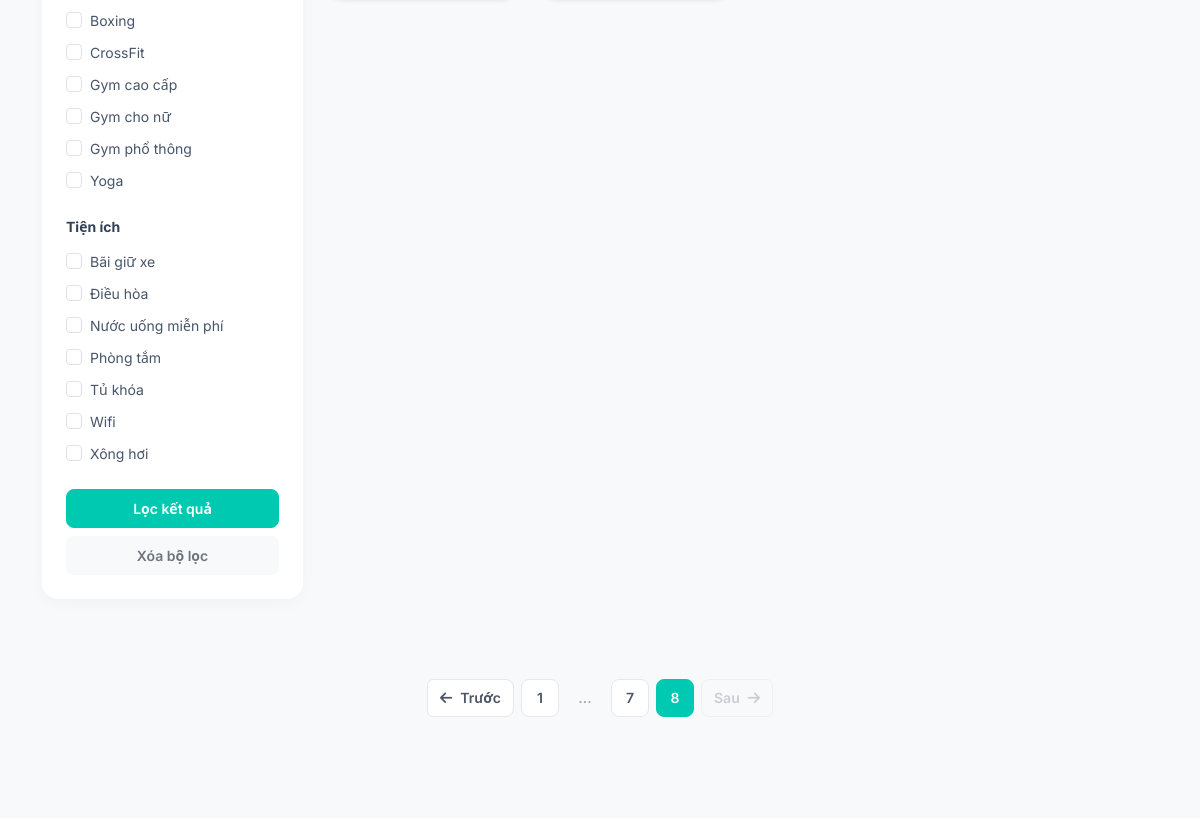
The page /pages/gyms/search.php?page=8 (middle part) on the database as committed earlier.
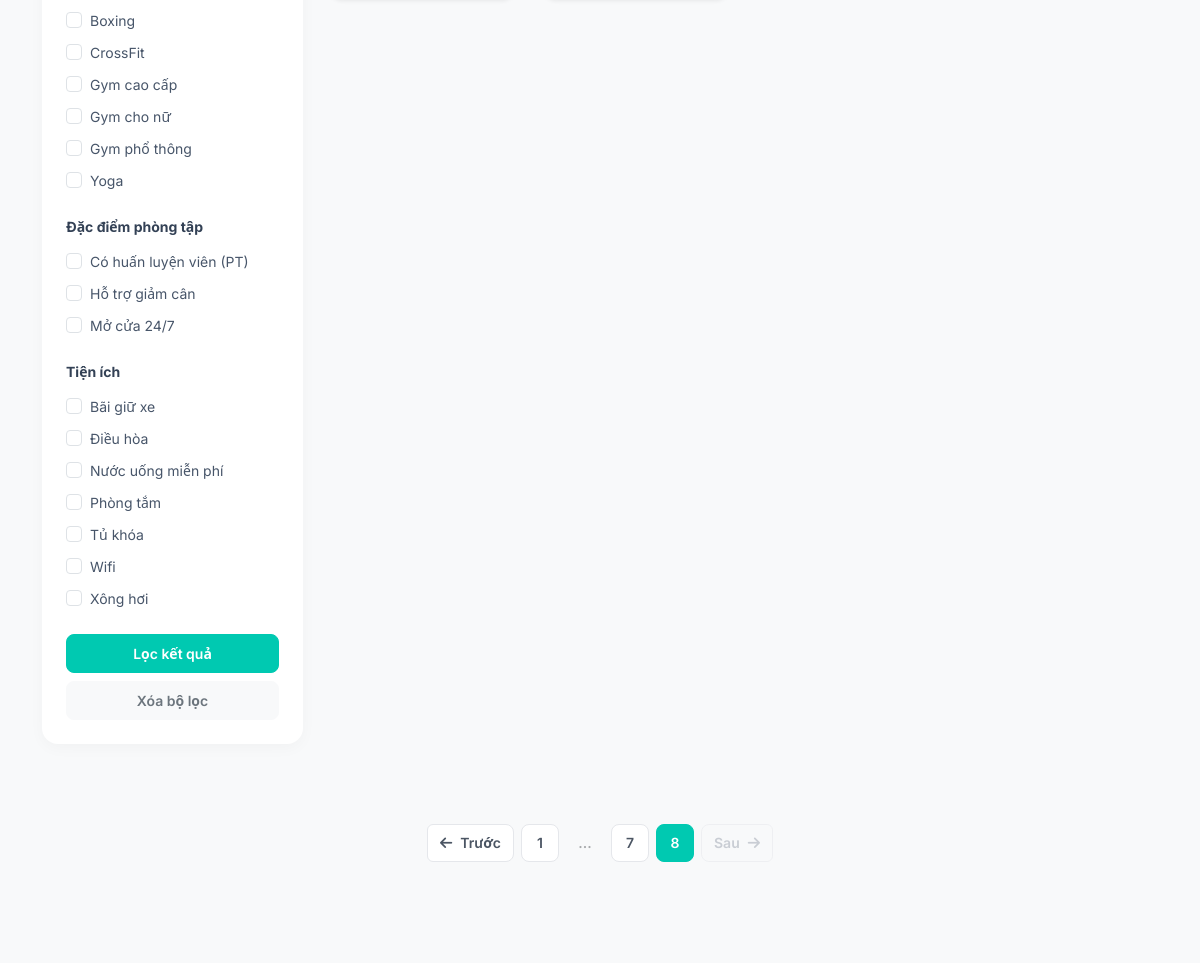
The same page on the database as committed later.
### tables this page shows
CREATE TABLE categories (
  id          INT UNSIGNED NOT NULL AUTO_INCREMENT,
  name        VARCHAR(100) NOT NULL,
  slug        VARCHAR(120) NOT NULL,
  description TEXT         NULL,
  is_active   TINYINT(1)   NOT NULL DEFAULT 1,
  created_at  DATETIME     NOT NULL DEFAULT CURRENT_TIMESTAMP,
  updated_at  DATETIME     NOT NULL DEFAULT CURRENT_TIMESTAMP ON UPDATE CURRENT_TIMESTAMP,

  PRIMARY KEY (id),
  UNIQUE KEY uq_categories_name (name),
  UNIQUE KEY uq_categories_slug (slug),

  CONSTRAINT chk_categories_active CHECK (is_active IN (0, 1))
);

CREATE TABLE amenities (
  id   INT UNSIGNED NOT NULL AUTO_INCREMENT,
  name VARCHAR(100) NOT NULL,
  slug VARCHAR(120) NOT NULL,
  icon VARCHAR(100) NULL,

  PRIMARY KEY (id),
  UNIQUE KEY uq_amenities_name (name),
  UNIQUE KEY uq_amenities_slug (slug)
);

CREATE TABLE features (
  id   INT UNSIGNED NOT NULL AUTO_INCREMENT,
  name VARCHAR(100) NOT NULL,
  slug VARCHAR(120) NOT NULL,

  PRIMARY KEY (id),
  UNIQUE KEY uq_features_name (name),
  UNIQUE KEY uq_features_slug (slug)
);

### backend/internationalization.php (called while the page is built, shortened)
<?php
function gf_lang(): string
{
    $lang = (string) ($_SESSION['gf_lang'] ?? $_COOKIE['gf_lang'] ?? 'vi');
    return $lang === 'en' ? 'en' : 'vi';
}
function gf_t(string $vi, ?string $en = null): string
{
    if (gf_lang() !== 'en') {
        return $vi;
    }
    return gf_place_phrase(gf_internationalization_pattern($vi));
}

### backend/db.php (called while the page is built, shortened)
<?php
function gf_pdo(): PDO
{
    return $GLOBALS['GF_PDO'];
}

### backend/repositories/common_repository.php (called while the page is built, shortened)
<?php
function gf_gym_public_where(string $alias = 'g'): string
{
    return "$alias.status = 'active'";
}
function gf_list_categories(bool $activeOnly = true): array
{
    $sql = 'SELECT * FROM categories';
    if ($activeOnly) {
        $sql .= ' WHERE is_active = 1';
    }
    return gf_pdo()->query($sql . ' ORDER BY name')->fetchAll();
}
function gf_list_amenities(): array
{
    return gf_pdo()->query('SELECT * FROM amenities ORDER BY name')->fetchAll();
}
function gf_list_features(): array
{
    try {
        return gf_pdo()->query('SELECT * FROM features ORDER BY name')->fetchAll();
    } catch (Throwable $e) {
        return [];
    }
}

### backend/helpers.php (called while the page is built, shortened)
<?php
function gf_url(string $path = ''): string
{
    $prefix = $GLOBALS['GF_PREFIX'] ?? '';
    return $prefix . ltrim($path, '/');
}
function gf_h(?string $s): string
{
    $text = (string) $s;
    if (function_exists('gf_t')) {
        $text = gf_t($text);
    }
    return htmlspecialchars($text, ENT_QUOTES | ENT_SUBSTITUTE, 'UTF-8');
}
function gf_resolve_image_url(?string $url): ?string
{
    if ($url === null) {
        return null;
    }
    $url = trim($url);
    if (preg_match('#^https?://#i', $url)) {
        return filter_var($url, FILTER_VALIDATE_URL) ? $url : null;
    }
    if (!preg_match('#^/?uploads/([A-Za-z0-9._-]+\.(?:jpg|jpeg|png|webp))$#i', $url, $m)) {
        return null;
    }
    $filename = $m[1];
    return gf_url('uploads/' . $filename);
}

### backend/repositories/gym_repository.php (called while the page is built, shortened)
<?php
function gf_attach_gym_extras(array $gym): array
{
    $id = (int) $gym['id'];
    $st = gf_pdo()->prepare('SELECT c.* FROM categories c JOIN gym_categories gc ON gc.category_id = c.id WHERE gc.gym_id = ?');
    $st->execute([$id]);
    $gym['categories'] = $st->fetchAll();
    $st = gf_pdo()->prepare('SELECT a.* FROM amenities a JOIN gym_amenities ga ON ga.amenity_id = a.id WHERE ga.gym_id = ?');
    $st->execute([$id]);
    $gym['amenities'] = $st->fetchAll();
    try {
        $st = gf_pdo()->prepare('SELECT f.* FROM features f JOIN gym_features gf ON gf.feature_id = f.id WHERE gf.gym_id = ? ORDER BY f.name');
        $st->execute([$id]);
        $gym['features'] = $st->fetchAll();
    } catch (Throwable $e) {
        $gym['features'] = [];
    }
    $st = gf_pdo()->prepare('SELECT * FROM gym_images WHERE gym_id = ? ORDER BY sort_order');
    $st->execute([$id]);
    $gym['images'] = $st->fetchAll();
    $gym['cover']       = gf_cover_image($gym['cover_image_url'] ?? null, $id);
    $gym['price_label'] = gf_format_price((int) $gym['price_min'], (int) $gym['price_max']);
    $st = gf_pdo()->prepare("SELECT COUNT(*) FROM trainers t JOIN gym_trainers gt ON gt.trainer_id=t.id WHERE gt.gym_id=? AND t.status='active'");
    $st->execute([$id]);
    $gym['has_pt'] = (int) $st->fetchColumn() > 0;
    return $gym;
}
function gf_search_gyms_paged(array $f): array
{
    $sql    = "FROM gyms g JOIN districts d ON d.id = g.district_id WHERE " . gf_gym_public_where();
    $params = [];
    $q = trim((string) ($f['q'] ?? $f['keyword'] ?? ''));
    $priceRange = (string) ($f['price_range'] ?? $f['price'] ?? '');
    if ($priceRange === 'under_300') {
        $sql     .= ' AND g.price_min < ?';
        $params[] = 300000;
    } elseif ($priceRange === '300_500') {
        $sql     .= ' AND g.price_min <= ? AND g.price_max >= ?';
        $params[] = 500000;
        $params[] = 300000;
    } elseif ($priceRange === '500_1000' || $priceRange === '1000') {
        $sql     .= ' AND g.price_min <= ? AND g.price_max >= ?';
        $params[] = 1000000;
        $params[] = 500000;
    } elseif ($priceRange === 'over_1000') {
        $sql     .= ' AND g.price_max > ?';
        $params[] = 1000000;
    } elseif ($priceRange === '500') {
        $sql     .= ' AND g.price_min <= ?';
        $params[] = 500000;
    } else {
        $priceFrom = $f['price_from'] ?? $f['price_min'] ?? '';
        $priceTo   = $f['price_to']   ?? $f['price_max'] ?? '';
    }
    $minRating = $f['min_rating'] ?? $f['rating'] ?? '';
    $catIds = [];
    $amIds = [];
    $featIds = [];
    $sort  = (string) ($f['sort'] ?? '');
    $order = match ($sort) {
        'newest', 'created_desc' => 'g.created_at DESC, g.id DESC',
        'rating_asc'  => 'g.avg_rating ASC, g.id DESC',
        'price_asc'   => 'g.price_min ASC, g.id DESC',
        'price_desc'  => 'g.price_max DESC, g.price_min DESC, g.id DESC',
        'rating_desc' => 'g.avg_rating DESC, g.id DESC',
        default       => 'g.is_featured DESC, g.avg_rating DESC, g.id DESC',
    };
    $page  = max(1, (int) ($f['page']  ?? 1));
    $limit = min(100, max(1, (int) ($f['limit'] ?? 20)));
    $countSt = gf_pdo()->prepare("SELECT COUNT(*) $sql");
    $countSt->execute($params);
    $total = (int) $countSt->fetchColumn();
    $offset = ($page - 1) * $limit;
    $st     = gf_pdo()->prepare("SELECT g.*, d.name AS district_name, d.slug AS district_slug $sql ORDER BY $order LIMIT $limit OFFSET $offset");
    $st->execute($params);
    $items = array_map('gf_attach_gym_extras', $st->fetchAll());
    return ['items' => $items, 'page' => $page, 'limit' => $limit, 'total' => $total];
}

### pages/gyms/search.php (the view, shortened to what the changed rows need)
<?php
$priceRanges = [
    '' => 'Tất cả',
    'under_300' => 'Dưới 300.000đ',
    '300_500' => '300.000đ - 500.000đ',
    '500_1000' => '500.000đ - 1.000.000đ',
    'over_1000' => 'Trên 1.000.000đ',
];
$rawPriceRange = trim((string)($_GET['price_range'] ?? $_GET['price'] ?? ''));
$selectedPriceRange = array_key_exists($rawPriceRange, $priceRanges) ? $rawPriceRange : '';
$rawMin = isset($_GET['price_min']) && $_GET['price_min'] !== '' ? filter_var($_GET['price_min'], FILTER_VALIDATE_INT) : false;
$rawMax = isset($_GET['price_max']) && $_GET['price_max'] !== '' ? filter_var($_GET['price_max'], FILTER_VALIDATE_INT) : false;
$customPriceMin = $rawMin !== false && $rawMin >= 0 ? (string)$rawMin : '';
$customPriceMax = $rawMax !== false && $rawMax >= 0 ? (string)$rawMax : '';
$filters = [
    'keyword' => trim((string) ($_GET['keyword'] ?? '')),
    'district_id' => $_GET['district_id'] ?? '',
    'rating' => $_GET['rating'] ?? '',
    'category_ids' => is_array($_GET['category_ids'] ?? null) ? array_values(array_filter(array_map('intval', $_GET['category_ids']))) : [],
    'amenity_options' => is_array($_GET['amenities'] ?? null) ? array_values(array_map('strval', $_GET['amenities'])) : [],
    'amenity_ids' => is_array($_GET['amenity_ids'] ?? null) ? array_values(array_filter(array_map('intval', $_GET['amenity_ids']))) : [],
    'feature_ids' => is_array($_GET['feature_ids'] ?? null) ? array_values(array_filter(array_map('intval', $_GET['feature_ids']))) : [],
    'featured' => $_GET['featured'] ?? '',
    'price_range' => $selectedPriceRange,
    'price_min' => $selectedPriceRange !== '' ? '' : $customPriceMin,
    'price_max' => $selectedPriceRange !== '' ? '' : $customPriceMax,
    'sort' => $_GET['sort'] ?? '',
    'page' => max(1, (int)($_GET['page'] ?? 1)),
    'limit' => 8,
];
$categories = gf_list_categories();
$amenities = gf_list_amenities();
$features = gf_list_features();
$knownAmenityIds = array_map(static fn ($amenity) => (int) $amenity['id'], $amenities);
$filters['amenity_ids'] = array_values(array_unique(array_filter(
    $filters['amenity_ids'],
    static fn ($id) => in_array((int) $id, $knownAmenityIds, true)
)));
$knownCategoryIds = array_map(static fn ($cat) => (int) $cat['id'], $categories);
$filters['category_ids'] = array_values(array_filter(
    $filters['category_ids'],
    static fn ($id) => in_array((int) $id, $knownCategoryIds, true)
));
$knownFeatureIds = array_map(static fn ($feature) => (int) $feature['id'], $features);
$filters['feature_ids'] = array_values(array_unique(array_filter(
    $filters['feature_ids'],
    static fn ($id) => in_array((int) $id, $knownFeatureIds, true)
)));
$gymPage = gf_search_gyms_paged($filters);
require dirname(__DIR__, 2) . '/includes/layout_head.php';
?>
<div class="container pb-5">
    <div class="row">
        <div class="col-lg-3">
            <div class="collapse d-lg-block" id="filterSidebar">
            <form method="get" class="filter-section js-filter-empty-toast">
                <?php if ($categories): ?>
                <div class="filter-group">
                    <?php foreach ($categories as $cat): ?>
                        <div class="form-check mb-2">
                            <input class="form-check-input" type="checkbox" name="category_ids[]" id="category_<?= (int) $cat['id'] ?>" value="<?= (int) $cat['id'] ?>" <?= in_array((int) $cat['id'], $filters['category_ids'], true) ? 'checked' : '' ?>>
                            <label class="form-check-label" for="category_<?= (int) $cat['id'] ?>"><?= gf_h(gf_t((string) $cat['name'])) ?></label>
                        </div>
                    <?php endforeach; ?>
                </div>
                <?php endif; ?>
                <?php if ($features): ?>
                <div class="filter-group">
                    <div class="filter-group-title"><?= gf_h(gf_t('Đặc điểm phòng tập')) ?></div>
                    <?php foreach ($features as $feature): ?>
                        <div class="form-check mb-2">
                            <input class="form-check-input" type="checkbox" name="feature_ids[]" id="feature_<?= (int) $feature['id'] ?>" value="<?= (int) $feature['id'] ?>" <?= in_array((int) $feature['id'], $filters['feature_ids'], true) ? 'checked' : '' ?>>
                            <label class="form-check-label" for="feature_<?= (int) $feature['id'] ?>"><?= gf_h(gf_t((string) $feature['name'])) ?></label>
                        </div>
                    <?php endforeach; ?>
                </div>
                <?php endif; ?>
                <?php if ($amenities): ?>
                <div class="filter-group">
                    <?php foreach ($amenities as $amenity): ?>
                        <div class="form-check mb-2">
                            <input class="form-check-input" type="checkbox" name="amenity_ids[]" id="amenity_<?= (int) $amenity['id'] ?>" value="<?= (int) $amenity['id'] ?>" <?= in_array((int) $amenity['id'], $filters['amenity_ids'], true) ? 'checked' : '' ?>>
                            <label class="form-check-label" for="amenity_<?= (int) $amenity['id'] ?>"><?= gf_h(gf_t((string) $amenity['name'])) ?></label>
                        </div>
                    <?php endforeach; ?>
                </div>
                <?php endif; ?>
            </form>
            </div>
        </div>
    </div>
    <?= gf_render_user_pagination((int)$gymPage['page'], (int)$gymPage['limit'], (int)$gymPage['total'], $_GET) ?>
</div>
<?php require dirname(__DIR__, 2) . '/includes/footer.php'; ?>

### includes/pagination.php (shortened to what the changed rows need)
<?php
if (!function_exists('gf_render_user_pagination')) {
    function gf_render_user_pagination(
        int $currentPage,
        int $limit = 8,
        int $total = 0,
        array $queryParams = [],
        string $pageParam = 'page'
    ): string {
        $limit = max(1, $limit);
        $totalPages = max(1, (int) ceil($total / $limit));
        $currentPage = max(1, min($currentPage, $totalPages));
        $cleanParams = array_diff_key($queryParams, [$pageParam => '']);
        ?>
        <nav aria-label="<?= gf_h(gf_t('Điều hướng phân trang')) ?>" class="pagination-container my-4">
            <ul class="pagination justify-content-center flex-wrap gap-1 mb-0">
                <?php for ($p = 1; $p <= $totalPages; $p++): ?>
                    <?php if ($p === $currentPage): ?>
                        <li class="page-item active" aria-current="page">
                            <span class="page-link"><?= $p ?></span>
                        </li>
                    <?php elseif ($p === 1 || $p === $totalPages || abs($p - $currentPage) <= 1): ?>
                        <li class="page-item">
                            <a class="page-link" href="?<?= htmlspecialchars(http_build_query(array_merge($cleanParams, [$pageParam => $p])), ENT_QUOTES, 'UTF-8') ?>"><?= $p ?></a>
                        </li>
                    <?php elseif (abs($p - $currentPage) === 2): ?>
                        <li class="page-item disabled d-none d-sm-inline-block">
                            <span class="page-link border-0 bg-transparent text-muted">...</span>
                        </li>
                    <?php endif; ?>
                <?php endfor; ?>
            </ul>
        </nav>
        <?php
        return (string) ob_get_clean();
    }
}

Rows that differ between the two databases and show on the page:
added features: name "Có huấn luyện viên (PT)"
added features: name "Hỗ trợ giảm cân"
added features: name "Mở cửa 24/7"
Other text that changed with them:
gf_h(gf_t('Đặc điểm phòng tập')): (not shown) → "Đặc điểm phòng tập"
